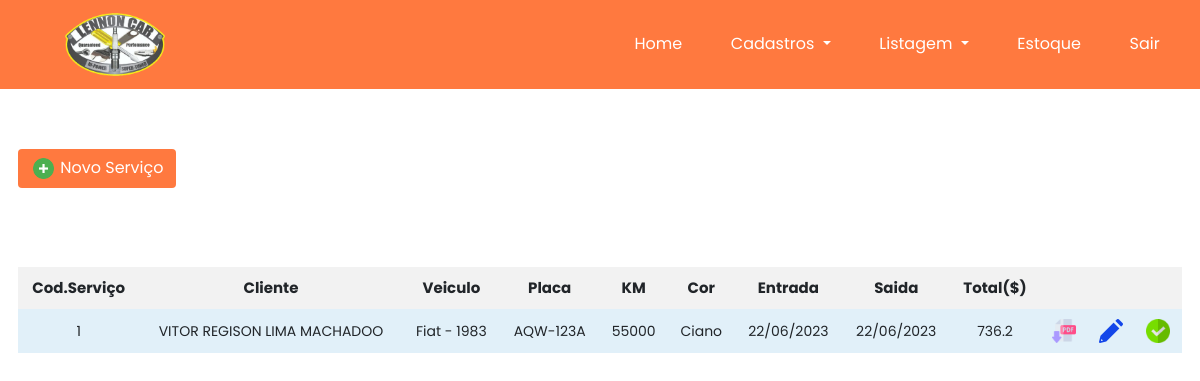
The app's page /pages/home.php (signed in) with its own data.
### tables this page shows
CREATE TABLE `ordem_servico` (
  `id` int NOT NULL AUTO_INCREMENT,
  `id_cliente` int NOT NULL,
  `id_carro` int NOT NULL,
  `corCarro` varchar(255) DEFAULT NULL,
  `KmAtual` double DEFAULT NULL,
  `ano_carro` int NOT NULL,
  `placa_carro` varchar(10) NOT NULL,
  `data_chegada` date NOT NULL,
  `data_entrega` date DEFAULT NULL,
  `valor_total_servico` double DEFAULT NULL,
  `status` int NOT NULL DEFAULT '0',
  PRIMARY KEY (`id`)
);

CREATE TABLE `clientes` (
  `id` int NOT NULL AUTO_INCREMENT,
  `nome` varchar(255) NOT NULL,
  `telefone` varchar(20) NOT NULL,
  `email` varchar(355) NOT NULL,
  `bairro` varchar(355) NOT NULL,
  `rua` varchar(355) NOT NULL,
  `status` int NOT NULL DEFAULT '1',
  PRIMARY KEY (`id`)
);

### config/connection.php (called while the page is built, shortened)
<?php
class Database
{
     private $host;
     private $dbname;
     private $username;
     private $password;
     private $conn;
     public function __construct($host, $dbname, $username, $password)
     {
          $this->host = $host;
          $this->dbname = $dbname;
          $this->username = $username;
          $this->password = $password;
     }
     public function connect()
     {
          try {
               $dsn = "mysql:host={$this->host};dbname={$this->dbname}";
               $options = array(
                    PDO::ATTR_ERRMODE => PDO::ERRMODE_EXCEPTION,
                    PDO::ATTR_DEFAULT_FETCH_MODE => PDO::FETCH_ASSOC,
                    PDO::MYSQL_ATTR_INIT_COMMAND => "SET NAMES utf8"
               );
               $this->conn = new PDO($dsn, $this->username, $this->password, $options);
               return true;
          } catch (PDOException $e) {
               echo "Connection failed: " . $e->getMessage();
               return false;
          }
     }
     public function getConnection()
     {
          return $this->conn;
     }
}

### actions/listAllClasses.php (called while the page is built, shortened)
<?php
require_once '../services/OrderService.php';
try
{
     $OrderService  = new OrderService();
     $services      = $OrderService->index();
}
catch (\Throwable $th)
{
     echo $th->getMessage();
}

### utils/formatDate.php (called while the page is built)
<?php
function formatDate($date)
{
    return implode("/", array_reverse(explode("-", $date)));
}

### pages/home.php (the view, shortened to what this page needs)
<?php
require("../actions/listAllClasses.php");
require_once('../components/nav.php');
?>
<section class="container__section">
     <div class="container__conteudo">
          <a class="btn btn_button_add" href="./registerOrderService.php">
               <img class="icon_add" src="../assets/images/add.png">
               Novo Serviço
          </a>
     </div>
     <div class="container__table">
          <table id="tabelaServicos">
               <thead>
                    <tr id="table_tr_header">
                         <th class="table_td_header">Cod.Serviço</th>
                         <th class="table_td_header">Cliente</th>
                         <th class="table_td_header">Veiculo</th>
                         <th class="table_td_header">Placa</th>
                         <th class="table_td_header">KM</th>
                         <th class="table_td_header">Cor</th>
                         <th class="table_td_header">Entrada</th>
                         <th class="table_td_header">Saida</th>
                         <th class="table_td_header">Total($)</th>
                         <th class="table_td_header"></th>
                         <th class="table_td_header"></th>
                         <th class="table_td_header"></th>
                    </tr>
               </thead>
               <tbody>
                    <?php foreach ($services as $service) : ?>
                         <tr id="table_linha">
                              <td class="table_td"><?= $service['id'] ?></td>
                              <td class="table_td"><?= $service['nome'] ?></td>
                              <td class="table_td"><?= $service['carro'] ?></td>
                              <td class="table_td"><?= $service['placa_carro'] ?></td>
                              <td class="table_td"><?= $service['KmAtual'] ?></td>
                              <td class="table_td"><?= $service['corCarro'] ?></td>
                              <td class="table_td"><?= $service['data_chegada'] ?></td>
                              <td class="table_td"><?= $service['data_entrega'] ?></td>
                              <td class="table_td"><?= $service['valor_total_servico'] ?></td>
                              <td class="table_td"><?= $service['printOut']?></td>
                              <td class="table_td"><?= $service['edit']?></td>
                              <td class="table_td"><?= $service['button'] ?></td>
                         </tr>
                    <?php endforeach ?>
               </tbody>
          </table>
     </div>
</section>

### services/OrderService.php (shortened to what this page needs)
<?php
require "../config/connection.php";
require "../utils/formatDate.php";
class OrderService extends OrderServiceController
{
     private $db;
     public function __construct()
     {
        $dbHost = $_ENV['DB_HOST'];
        $dbName = $_ENV['DB_NAME'];
        $dbUser = $_ENV['DB_USER'];
        $dbPassword = $_ENV['DB_PASSWORD'];
        $this->db = new Database($dbHost, $dbName, $dbUser, $dbPassword);
        $this->db->connect();
     }
     public function index()
     {
          $sql = "SELECT
                    t1.id, t2.nome, t2.telefone,
                    CONCAT(t3.marca, ' - ', t1.ano_carro) AS carro,
                    t1.placa_carro,
                    t1.data_chegada, t1.data_entrega,
                    t1.corCarro,t1.KmAtual,
                    t1.valor_total_servico, t1.status
                   FROM ordem_servico AS t1
                   LEFT JOIN clientes AS t2 ON t1.id_cliente = t2.id
                   LEFT JOIN carros AS t3 ON t1.id_carro = t3.id";
          $stmt = $this->db->getConnection()->prepare($sql);
          $stmt->execute();
          $services = [];
          while ($row = $stmt->fetch())
          {
               $row['valor_total_servico'] = is_null($row['valor_total_servico']) ? '----' : $row['valor_total_servico'];
               $row['data_chegada'] = formatDate($row['data_chegada']);
               $row['data_entrega'] = is_null($row['data_entrega']) ? '----' : formatDate($row['data_entrega']);
               $row['button']   = ($row['status']) ? '<img  style="width:24px;" src="../assets/images/ok.png" />' : '<a href="./finishOrderService.php?id=' . $row['id'] . '" ><img  style="width:24px;" src="../assets/images/alerta.png" /></a>';
               $row['edit']     = ($row['status']) ? '<a href="./editOrderService.php?id=' . $row['id'] . '" ><img  style="width:24px;cursor:pointer;" src="../assets/images/edit.png" alt=""></a></td>':'<img  style="width:24px;" src="../assets/images/edit.png" alt=""></td>';
               $row['printOut'] = ($row['status']) ? '<a href="./gerarPDF.php?id='.$row['id'].'" target="_blank"><img  style="width:24px;cursor:pointer;" src="../assets/images/imprimir.png" title="Clique para gerar um pdf"></a></td>' : '<img  style="width:24px;cursor:pointer;" src="../assets/images/imprimir.png" title="Pdf não disponivel"></td>';
               $services[] = $row;
          }
          return $services;
     }
}

### assets/style/nav.css (style rules this page uses)
:root { --global-primary-color:#ff793f; }

### assets/style/home.css (style rules this page uses)
* { box-sizing: border-box; font-family: 'Poppins', sans-serif; }
table { border-collapse: collapse; width: 100%; text-align: center; }
th { background-color: #f2f2f2; padding: 10px; }
td { padding: 10px; }
.container__section { flex-direction: column; justify-content: center }
.container__table { padding: 1.5% }
.container__conteudo { display: flex; align-items: center; height: 20vh; }
.container__conteudo a { margin-left: 1.5%; color: #fff !important; }
.icon_add { width: 25px; height: 25px; }
.btn_button_add { background: #ff793f; }
.table_td_header { font-size: 15px !important; }
.table_td { font-size: 14px; }
#table_linha:nth-child(odd) { background-color: #e1f0f9; font-size: 10px; }

### records on screen
ordem_servico: id "1", id_cliente.nome "VITOR REGISON LIMA MACHADOO", carro "Fiat - 1983", placa_carro "AQW-123A", KmAtual "55000", corCarro "Ciano", data_chegada "22/06/2023", data_entrega "22/06/2023", valor_total_servico "736.2", status 1 (drawn)
